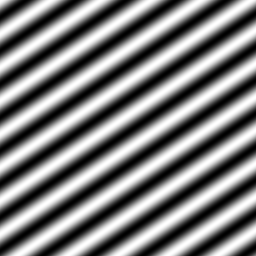
%> input picture P1(siemens)/p1/test_pattern_image.tif, 256 x 256 px
$ octave --eval "noiseSupression(imread('../../P1(siemens)/p1/test_pattern_image.tif'));"   (GNU Octave 9; MATLAB toolbox functions it lacks are replaced by stand-ins)
%> lines starting %> are read from the running program, lines starting %| are printed output that depends on the picture
%Author: Francisco Medel Molinero
%Function noiseSupression: this function perform an input image adding
%impulse and gaussian noise and then, the function will perform that noisy images
%with averaging and median filters
function noiseSupression(im_in)
%% We add the different noises with imnoise function
%We create the image with salt & pepper(impulse) noise
im_salt_pepper=imnoise(im_in,'salt & pepper');
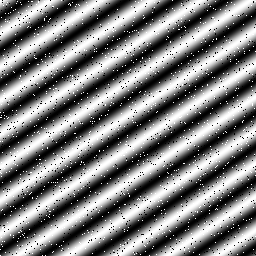
%> im_salt_pepper: size 256x256 uint8; min 0, max 255, mean 127.4; mean of the top-left, top-right, bottom-left and bottom-right quarters 127.1, 127.9, 126.8, 127.9

%We create the image with gaussian noise
im_gauss=imnoise(im_in, 'gaussian', 0, 0.01);
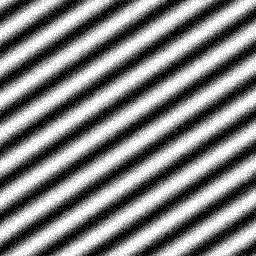
%> im_gauss: size 256x256 uint8; min 0, max 255, mean 127.3

%% Displaying the input image, and noisy images
figure(1)
subplot(231);
imshow(im_in);
title('Imput image');
subplot(232);
imshow(im_salt_pepper);
title('Impulse Noise');
subplot(233);
imshow(im_gauss);
title('Gaussian noise');
subplot(234);
imhist(im_in);
title('Reference image(histogram)');
subplot(235);
imhist(im_salt_pepper);
title('Impulse Noise(histogram)');
subplot(236);
imhist(im_gauss);
title('Gaussian noise(histogram)');
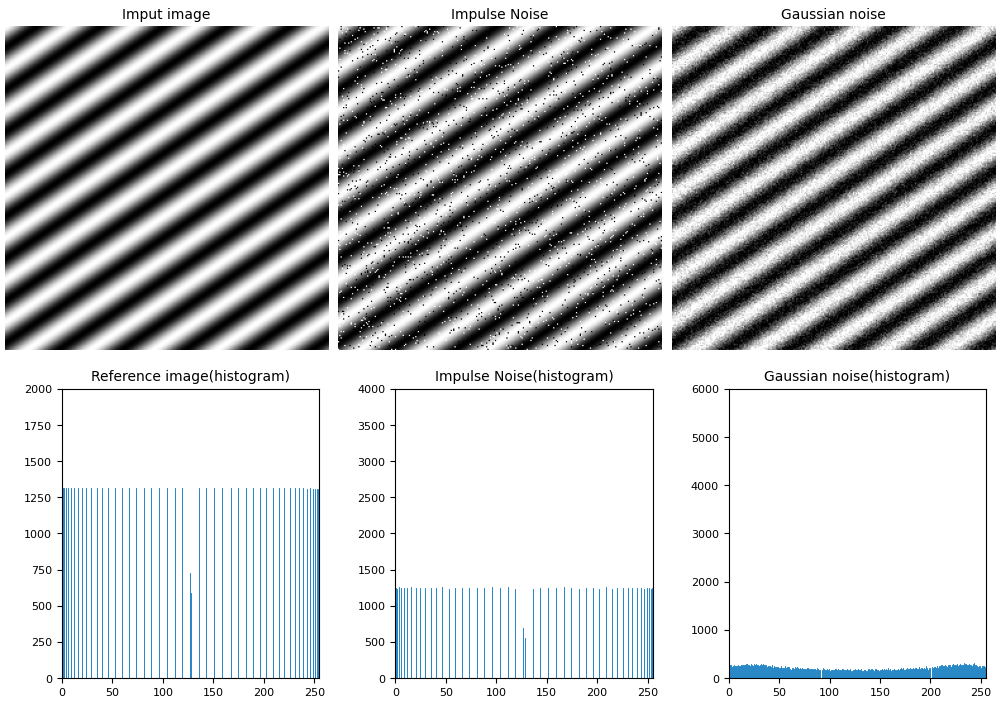
%> figure redrawn from the program's plot data, 6 panels

%% Average and median filtration
%We create the average kernel
psf_avg=fspecial('average',[3 3]);

%Median filtration using a kernel of 3*3 to the salt pepper image
im_salt_pepper_med=medfilt2(im_salt_pepper, [3 3]);

%Average filtration using an average kernel circular to the salt pepper
%image
im_salt_pepper_avg=imfilter(im_salt_pepper,psf_avg,'circular','same');
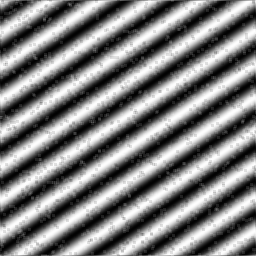
%> im_salt_pepper_avg: size 256x256 uint8; min 1, max 254, mean 127.4

%Median filtration using a kernel of 3*3 to the gauss image
im_gauss_med=medfilt2(im_gauss,[3 3]);
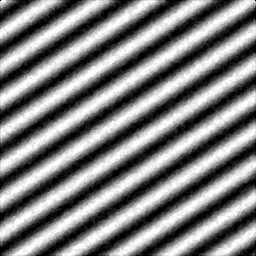
%> im_gauss_med: size 256x256 uint8; min 0, max 255, mean 127

%Average filtration using an average kernel circular to the gauss image
im_gauss_avg=imfilter(im_gauss, psf_avg, 'circular', 'same');

%% Display the filtration of the noisy images with average and median filters
%Salt_pepper
figure(2)
subplot(231);
imshow(im_salt_pepper);
title('Noisy image');

subplot(232);
imshow(im_salt_pepper_med);
title('Median');

subplot(233);
imshow(im_salt_pepper_avg);
title('Average');

subplot(234);
imhist(im_salt_pepper);
title('Noisy image(histogram)');

subplot(235);
imhist(im_salt_pepper_med);
title('Median(histogram)');

subplot(236);
imhist(im_salt_pepper_avg);
title('Average(histogram)');
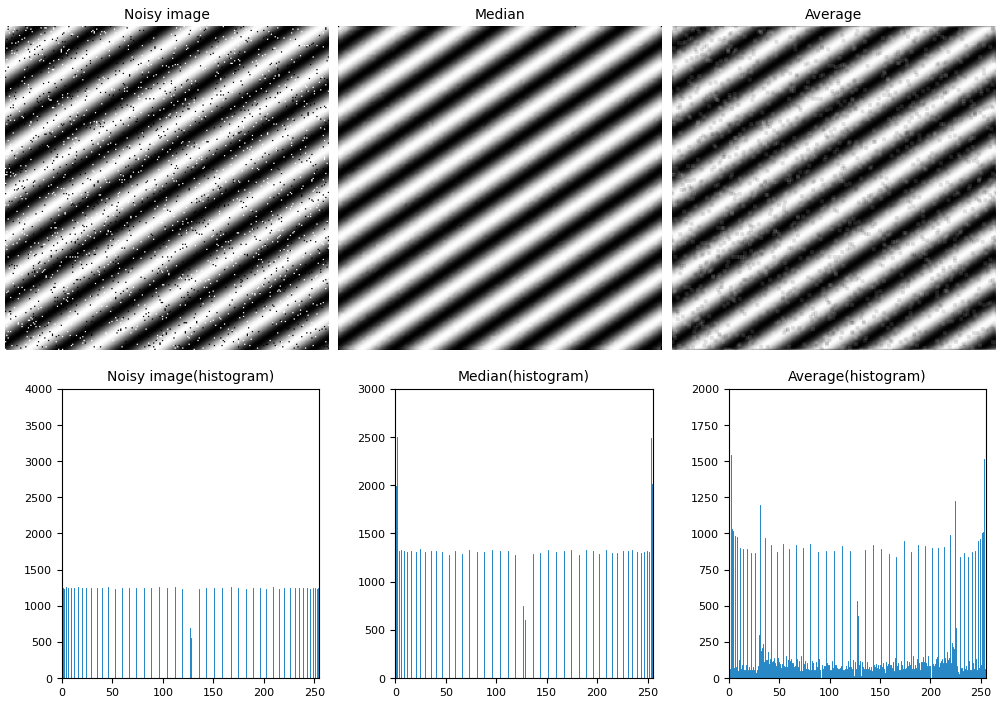
%> figure redrawn from the program's plot data, 6 panels
%> `noiseSupression(imread('../../P1(siemens)/p1/test_pattern_image.tif'));`:
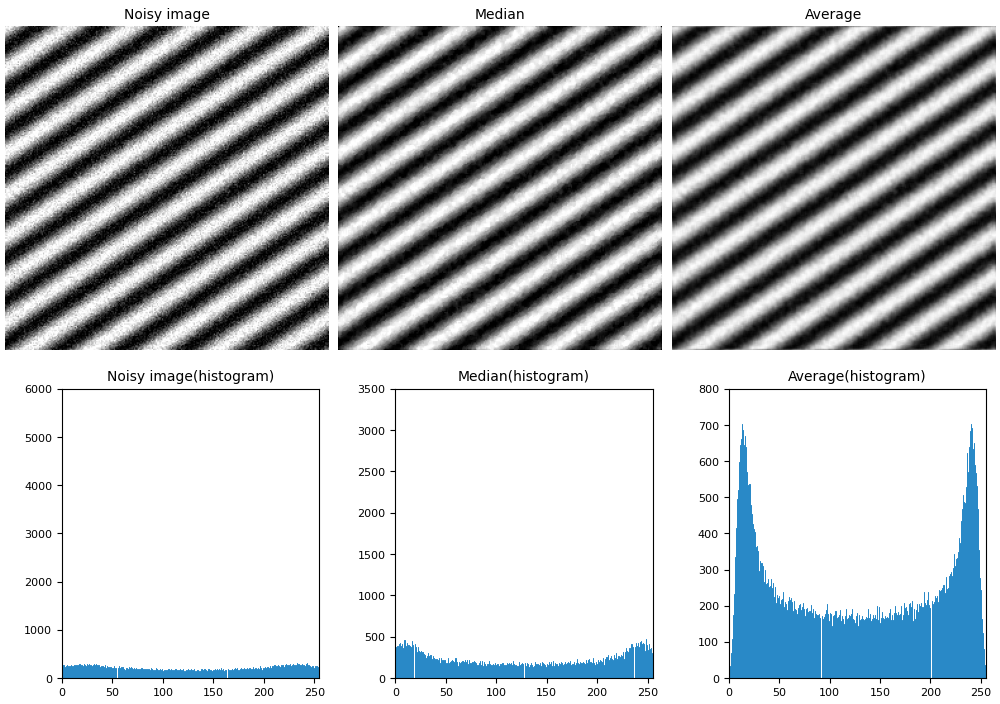
%> figure redrawn from the program's plot data, 6 panels

%Gauss
figure(3)
subplot(231);
imshow(im_gauss);
title('Noisy image');

subplot(232);
imshow(im_gauss_med);
title('Median');

subplot(233);
imshow(im_gauss_avg);
title('Average');

subplot(234);
imhist(im_gauss);
title('Noisy image(histogram)');

subplot(235);
imhist(im_gauss_med);
title('Median(histogram)');

subplot(236);
imhist(im_gauss_avg);
title('Average(histogram)');

%% Conclusions
%Average and median filters eliminate extraneous data in fundamentally
%different ways. An average folds "noise" in with the signal so that if
%enough points are selected, the noise is reduced by summing to its own
%(nearly) zero average value. On the other hand, a median filter eliminates
%noise by ignoring it.
